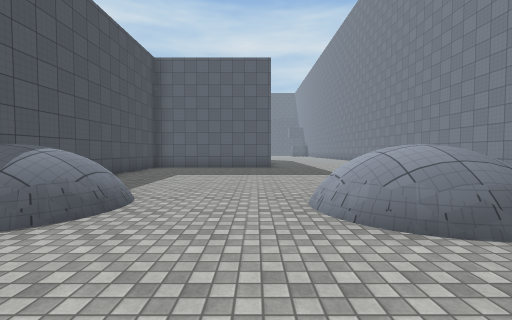
view 1 (above)

16 first-person views from a walk through a 3-D level made in the Unity game engine. The camera is 1.4 m above the floor, tilts 2° down and sees 90° across. The floor is counted in squares, 2 m on a side. Each view is taken from the middle of a square. On the plan, view 1 faces up. The plan holds only what a view shows up to about 9 squares ahead; the rest is blank. The place goes on beyond the plan. The player character is not drawn. Door leaves are left out, so doorways stand open. Surface patterns are stand-ins for the level's own textures.

view 2
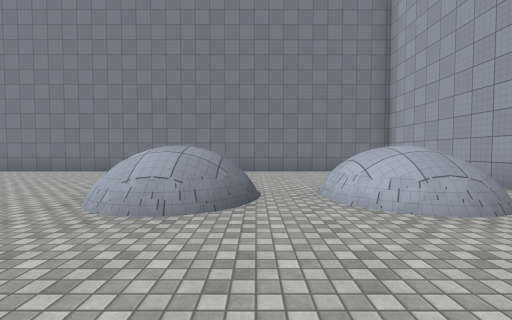

view 3
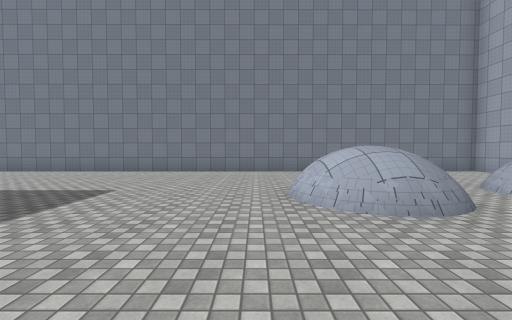

view 4
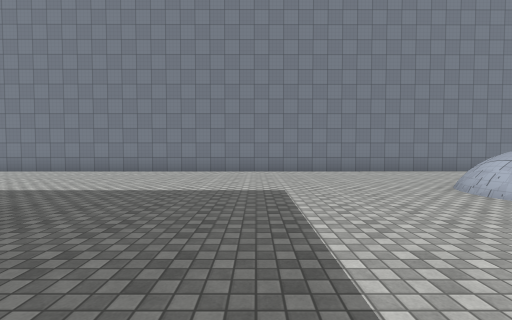

view 5
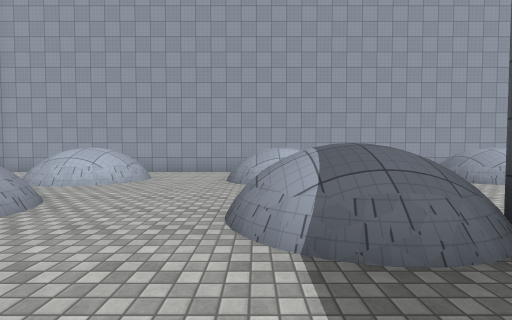

view 6
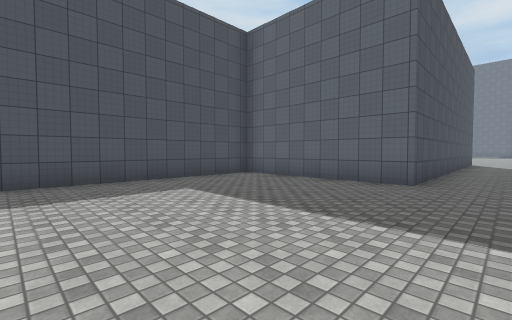

view 7
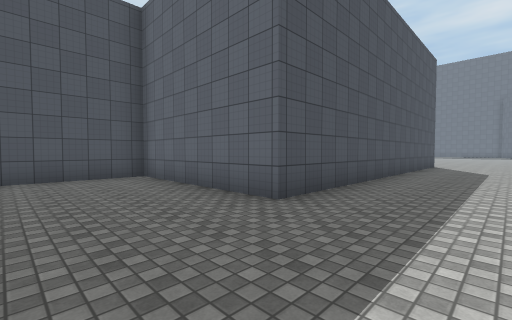

view 8
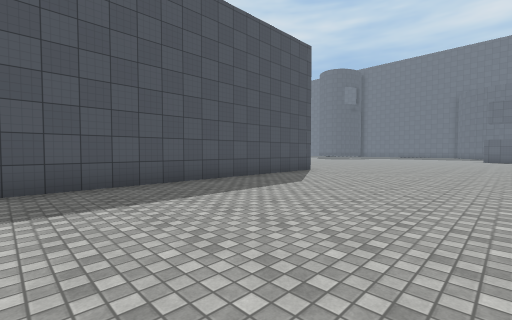

view 9
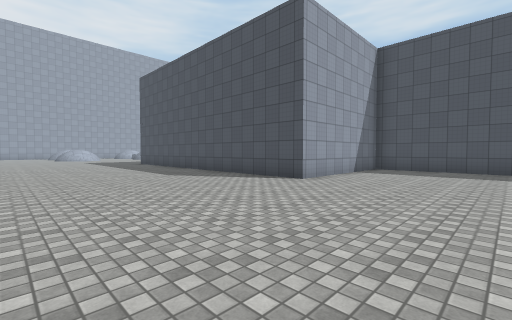

view 10
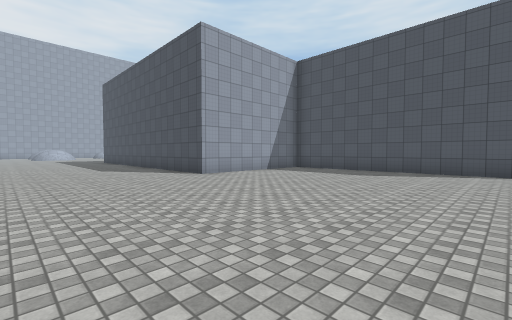

view 11
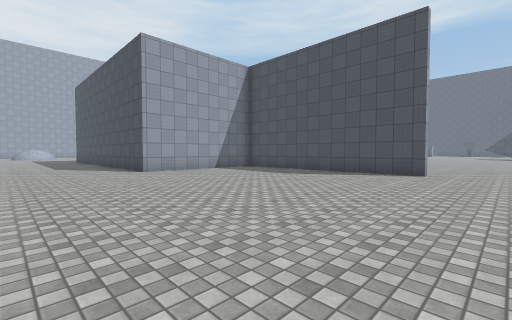

view 12
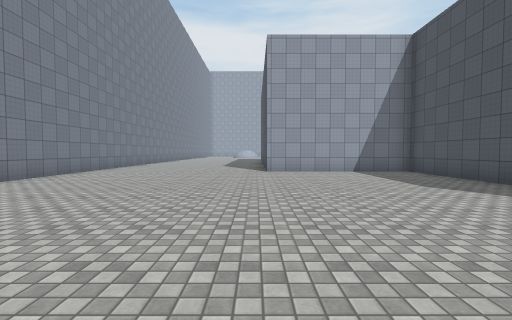

view 13
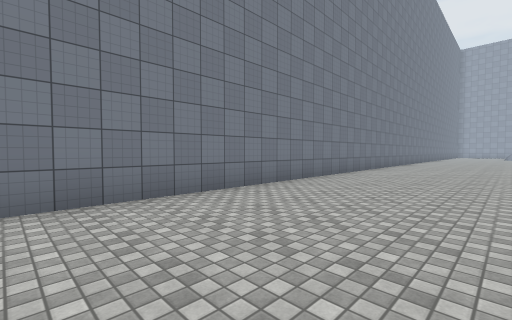

view 14
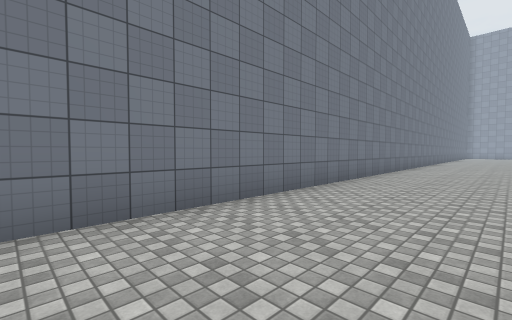

view 15
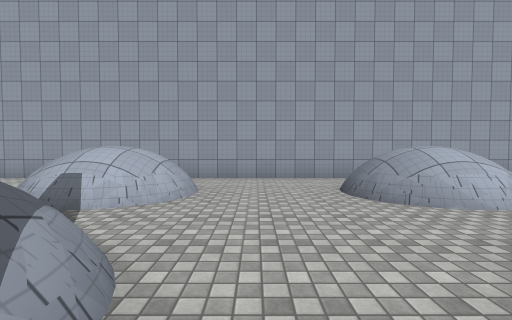

view 16
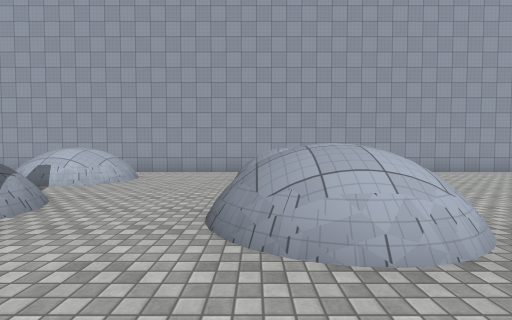

### Floor plan
Key: @ floor where view 1 was taken; # wall or solid block; . floor; ^ raised ledge.
Columns run from 16 left of view 1 to 7 right of it. Each row starts with its distance up from view 1.
 30         ...............#
 29         ...............#
 28          ...#..........#
 27             #..........#
 26             #..........#
 25             #..........#
 24             #..........#
 23             #..........#
 22             #..........#
 21             #####......#
 20                 ##.....#
 19                  #.....#
 18                  #.....#
 17                  #.....#
 16                  #.....#
 15                  #.....#
 14                  #.....#
 13                  #.....#
 12                  #.....#
 11             ######.....#
 10             #..........#
  9             #..........#
  8             #..........#
  7             #..........#
  6          .  #..........#
  5         ... #..........#
  4        .^^..#^^..^^^...#
  3       .^^^..^^^..^^^...#
  2      ..  ....^....^....#
  1     ..  ^....^....^....#
  0    ... ^^^..^^^.@^^^...#
 -1   ...    ^...  ..^^  ..#
 -2  ...     ..... ....  ..#
 -3 ########################

Positions as (right, up) in squares from view 1, and headings:
1: (0, 0), facing up
2: (-2, 2), facing right
3: (-2, 5), facing right
4: (-2, 8), facing right
5: (-2, 6), facing down
6: (2, 5), facing up-left
7: (3, 8), facing up-left
8: (6, 13), facing up-left
9: (6, 25), facing down-left
10: (5, 28), facing down-left
11: (4, 30), facing down-left
12: (1, 30), facing down
13: (3, 30), facing down-right
14: (4, 27), facing down-right
15: (-5, 4), facing down
16: (-7, 6), facing down
